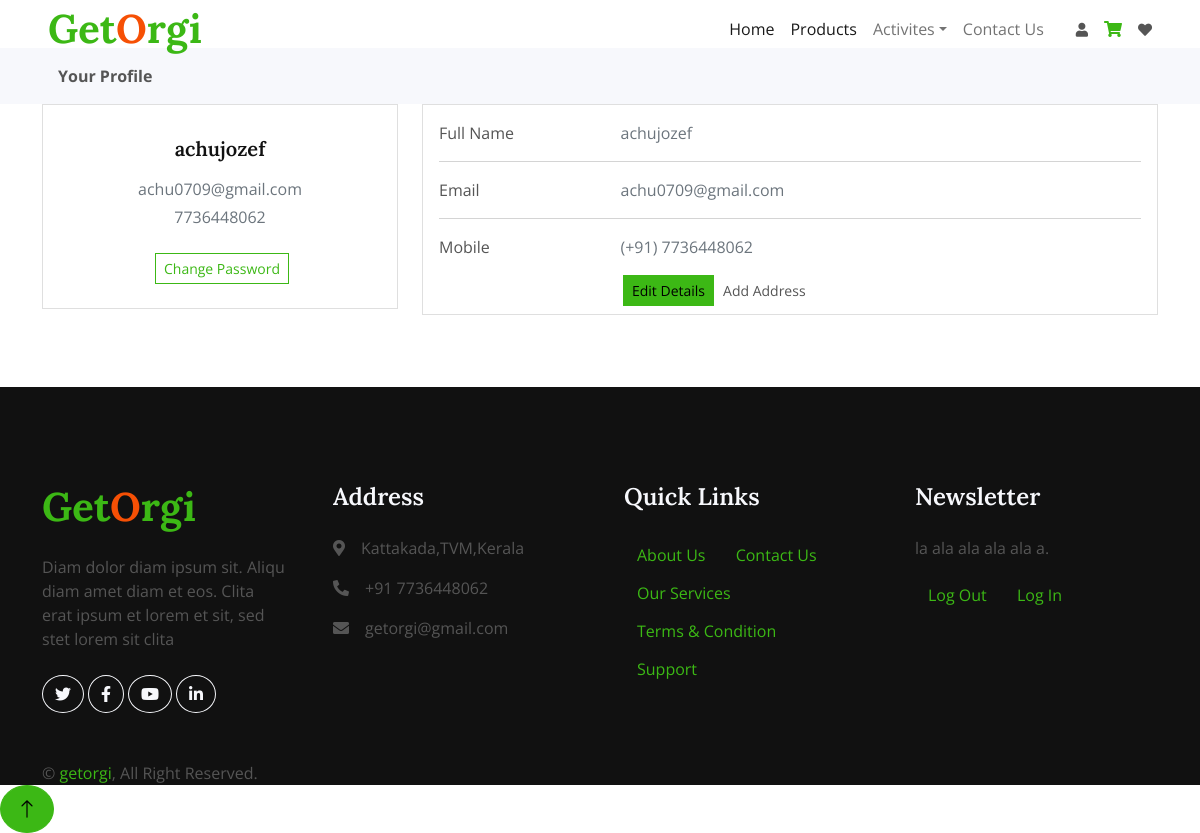
The page /userprofile/ (signed in) on the database its author committed.
### shopping/models.py (models this page shows, shortened)
class UserDetail(models.Model):
    uname=models.CharField(unique=True, max_length=50)
    uemail=models.CharField(max_length=50)
    phone=models.CharField(max_length=50, null=True)
    upassword=models.CharField(max_length=50)
    uactive=models.BooleanField(default=True)
    uimage = models.ImageField(upload_to='imagestore/', null=True, blank=True)
    uotp=models.IntegerField(null=True)

### shopping/views.py (the view)
# urls.py: path('userprofile/', views.userprofile, name='userprofile'),
def userprofile(request):
    if 'username' in request.session:
        user=request.session['username']
        profile=UserDetail.objects.get(uname=user)
        address=Address.objects.filter(user__uname=user).order_by('id')
        return render(request, 'userprofile.html',{'profile':profile,'address':address})
    else:
        return redirect('user_login')

### templates/userprofile.html (shortened to what this page needs)
{% extends "theme.html" %}
{% load static %}
{% block content %}
    <div class="bg-light py-3">
      <div class="container">
        <div class="row">
          <div class="col-md-12 mb-0"><a href=""></a>  <strong class="text-black">Your Profile</strong></div>
        </div>
      </div>
    </div>
    <div class="site-section">
      <div class="container">
    <div class="row">
      <div class="col-lg-4">
        <div class="card mb-4">
          <div class="card-body text-center">
            <h5 class="my-3 text-black">{{profile.uname}}</h5>
            <p class="text-muted mb-1">{{profile.uemail}}</p>
            <p class="text-muted mb-4">{{profile.phone}}</p>
            <div class="d-flex justify-content-center mb-2">
              <a href="{% url 'changepassword' %}">
              <button type="button" class="btn btn-outline-primary btn-sm ms-1" style="margin-left:10px">Change Password</button>
              </a>
            </div>
          </div>
        </div>
      </div>
      <div class="col-lg-8">
        <div class="card mb-4">
          <div class="card-body">
            <div class="row">
              <div class="col-sm-3">
                <p class="mb-0 text-black">Full Name</p>
              </div>
              <div class="col-sm-9">
                <p class="text-muted mb-0">{{profile.uname}}</p>
              </div>
            </div>
            <hr>
            <div class="row">
              <div class="col-sm-3">
                <p class="mb-0 text-black">Email</p>
              </div>
              <div class="col-sm-9">
                <p class="text-muted mb-0">{{profile.uemail}}</p>
              </div>
            </div>
            <hr>
            <div class="row">
              <div class="col-sm-3">
                <p class="mb-0 text-black">Mobile</p>
              </div>
              <div class="col-sm-9">
                <p class="text-muted mb-0">(+91) {{profile.phone}}</p>
              </div>
            </div>
          </div>
          <div class="d-flex  mb-2" style="margin-left:200px">
            <a href="{% url 'edituserprofile' %}">
              <button type="button" class="btn btn-primary btn-sm">Edit Details</button>
            </a>
            <a href="{% url 'addprofileaddress' %}">
              <button type="button" class="btn btn-btn-outline-primary btn-sm">Add Address</button>
            </a>
          </div>
        </div>
      </div>
    </div>
  </div>
</div>
  {% endblock %}

### rows shown on the page
UserDetail: uname "achujozef", uemail "achu0709@gmail.com", phone "7736448062"
